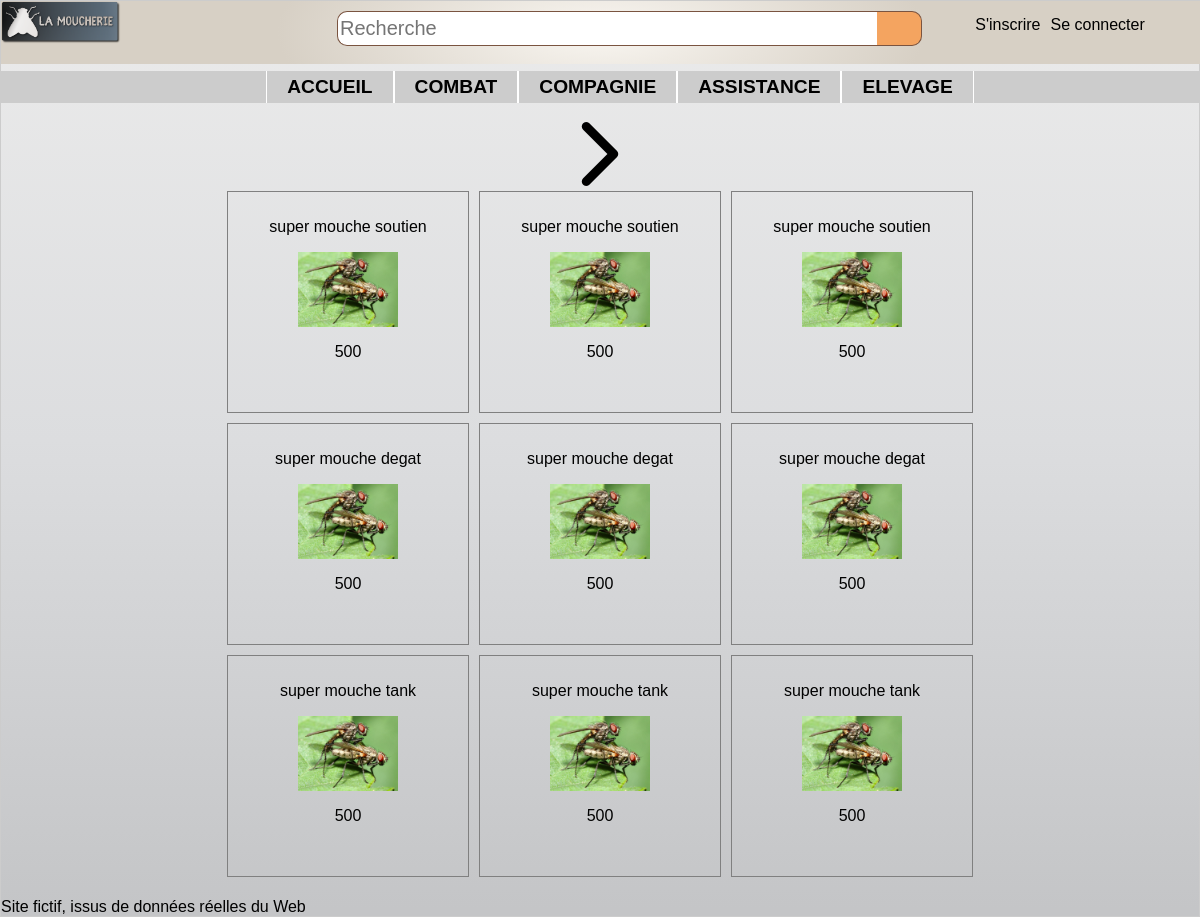
The app's page /controler/afficherArticles.ctrl.php with its own data.
### tables this page shows
CREATE TABLE categorie (
	id INTEGER PRIMARY KEY,
	nom TEXT,
	pere INTEGER,
	FOREIGN KEY(pere) REFERENCES categorie(id)
);

CREATE TABLE article (
	ref INTEGER PRIMARY KEY,
	libelle TEXT,
	categorie INTEGER,
	prix REAL,
	image TEXT,
	FOREIGN KEY(categorie) REFERENCES categorie(id)
);

### model/DAO.class.php (called while the page is built, shortened)
<?php
    $dao = new DAO();
    class DAO {
        private $db;
        function __construct() {
            try {
              $this->db = new PDO('sqlite:../data/db/lamoucherie.db');
            }
            catch (PDOException $e){
              die("erreur de connexion:".$e->getMessage());
            }
        }
        function getAllCat() : array {
            $catPere = "SELECT * FROM categorie WHERE id=pere";
            $descripteur = $this->db->query($catPere);
            $resCatPere = $descripteur->fetchAll(PDO::FETCH_CLASS, 'Categorie');
            $resultat = array();
            foreach ($resCatPere as $key => $value) {
              $sousCatPere = "SELECT * FROM categorie WHERE pere=$value->id AND id!=pere";
              $descripteur = $this->db->query($sousCatPere);
              $resSousCatPere = $descripteur->fetchAll(PDO::FETCH_CLASS, 'Categorie');
              array_unshift($resSousCatPere, $value);
              $resultat[] = $resSousCatPere;
            }
            return $resultat;
        }
        function firstN( int $cat) : array {
            if ($cat==0){
              $req = "SELECT * FROM article LIMIT 9";
            }else{
              if ($this->estUneCatPere($cat)==1){
                $req = "SELECT * FROM article WHERE categorie IN (select id FROM categorie WHERE pere=$cat) LIMIT 9";
              }else{
                $req = "SELECT * FROM article WHERE categorie=$cat LIMIT 9";
              }
            }
            $descripteur = $this->db->query($req);
            $result = $descripteur->fetchAll(PDO::FETCH_CLASS, 'Article');
            return $result;
        }
        function next(int $ref, int $cat) : array {
            if ($cat==0)
              $req = "SELECT * FROM (select * from article order by ref) WHERE ref >$ref LIMIT 9";
            else{
              if ($this->estUneCatPere($cat)==1){
                $req = "SELECT * FROM (select * from article order by ref) WHERE ref >$ref AND categorie IN (select id FROM categorie WHERE pere=$cat) LIMIT 9";
              }else{
                $req = "SELECT * FROM (select * from article order by ref) WHERE ref >$ref AND categorie=$cat LIMIT 9";
              }
            }
            $descripteur = $this->db->query($req);
            $result = $descripteur->fetchAll(PDO::FETCH_CLASS, 'Article');
            return $result;
        }
    }
    ?>

### view/articles.view.php (the view, shortened to what this page needs)
<html>
<head>
  <link rel="stylesheet" type="text/css" href="../view/design/style.css">
</head>
<body class="bridge">
  <header>
    <img src="../view/design/logo-moucherieTrans.png" alt="logo-moucherieTrans">
    <form class="formulaire" action="index.html" method="post">
      <input class="champ" type="text" placeholder="Recherche"/>
      <input class="bouton" type="button" value=" " />
    </form>
  </header>
  <nav class="connexion">
    <ul>
      <?php
        if ($userConnected){
          echo "<li>MON COMPTE";
            echo "<ul>";
              echo "<li><a href=\"../controler/afficherArticles.ctrl.php\">Mon panier</a></li>";
              echo "<li><a href=\"../controler/afficherArticles.ctrl.php?deconnexion=1\">Déconnexion</a></li>";
            echo "</ul>";
          echo "</li>";
        }else{
      ?>
      <li><a href="../controler/afficherArticles.ctrl.php?inscription=1">S'inscrire</a></li>
      <li><form action="../controler/afficherArticles.ctrl.php" method="get">Se connecter
      </form></li>
  <?php
      }
      echo"</ul>";
    echo"</nav>";
    echo"<nav class=\"menu\">";
      echo"<ul>";
        echo"<li><a href=\"../controler/afficherArticles.ctrl.php\">accueil</a></li>";
        foreach ($listeCategorie as $key => $value) {
          if (sizeof($value)>1){
            $catPere = $value[0]->nom;
            $numCat = $value[0]->id;
            echo"<li><a href=\"../controler/afficherArticles.ctrl.php?cat=$numCat\">$catPere</a>";
            echo"</li>";
          }else{
            $catPere = $value[0]->nom;
            $numCat = $value[0]->id;
            echo"<li><a href=\"../controler/afficherArticles.ctrl.php?cat=$numCat\">$catPere</a></li>";
          }
        }
      echo"</ul>";
    echo"</nav>";
  ?>
  <?php
      echo '<section>';
        if ($okNext){
          $refEnd = end($articles)->ref;
          echo "<a href=\"../controler/afficherArticles.ctrl.php?next=1&cat=$cat&ref=$refEnd\"><img src=\"design/right-arrow.png\" alt=\"Suivants\"></a>";
        }
      echo '</section>';
  ?>
  <?php
      echo '<section>';
      $PATH = '../view/imgArticles/';
      foreach ($articles as $key => $article) {
        $img = $PATH.$article->image;
        echo '<article>';
          echo "<p>$article->libelle</p>";
          echo "<p><img src='$img' /></p>";
          echo "<p>$article->prix</p>";
        echo '</article>';
      }
      echo '</section>';
  ?>
  <footer>
  </p>Site fictif, issus de données réelles du Web</p>
</footer>
</body>
</html>

### controler/afficherArticles.ctrl.php (shortened to what this page needs)
<?php
  include_once("../model/DAO.class.php");
  if (!(isset($_GET['inscription']))) {
      if ( isset($_SESSION['mail']) ){
        $userConnected = true;
      }else{
        $userConnected = false;
      }
      if (isset($_GET['cat']))
        $cat = $_GET['cat'];
      else
        $cat = 0;
      if (isset($_GET['ref'])){
        $ref = $_GET['ref'];
        if (isset($_GET['pred'])){
          $articles = $dao->prec($ref, $cat);
        }elseif (isset($_GET['next'])){
          $articles = $dao->next($ref, $cat);
        }
      }else{
        $articles = $dao-> firstN($cat);
      }
      $next = $dao->next(end($articles)->ref, $cat);
      $okNext = (sizeof($next)>0) ? true : false;
      $listeCategorie = $dao->getAllCat();
      include("../view/articles.view.php");
  }
?>

### view/design/style.css (style rules this page uses)
.bridge { background-image: -webkit-linear-gradient(top, #EBEBEB 0%, #DCDDDF 48%, #C4C5C7 99%); background-image: linear-gradient(-180deg, #EBEBEB 0%, #DCDDDF 48%, #C4C5C7 99%); margin: 0px; }
body { font-family: HelveticaNeueW01-Thin,HelveticaNeueW02-Thin,HelveticaNeueW10-35Thin,sans-serif; margin: auto; border: 1px solid #CCC; box-shadow: 10px 10px 5px #888888; }
header { font-size:large; font-weight: bolder; width: 100%; border-left: none; border-right: none; margin: 0px; margin-top: 0px; padding: 0px; display: flex; position: fixed; justify-content: space-between; background-image: -webkit-radial-gradient(27% 185%, #F9F6F1 0%, #D7D0C5 100%); background-image: radial-gradient(27% 185%, #F9F6F1 0%, #D7D0C5 100%); }
.formulaire { display:flex; justify-content: flex-start; width: 50%; height: 35px; margin-top: 10px; margin-right: 22%; }
.formulaire .champ { width: 90%; height:35px; background-color: #ffff; border: solid 1px #7a5440; border-right: solid 0px; border-radius: 10px; border-top-right-radius: 0px; border-bottom-right-radius: 0px; font-family: arial, verdana, sans-serif; font-size: 20px; margin: 0px; padding: 2px; }
.formulaire .bouton { background-color: #F4A460; background-repeat: no-repeat; border-radius: 10px,10px,0px,0px; width: 45px; height: 100%; padding: 0px; margin: 0px; border-left: solid 0px; border-radius: 10px; border-top-left-radius: 0px; border-bottom-left-radius: 0px; vertical-align: top; border: solid 1px #7a5440; border-left: solid 0px; }
.connexion { width: 300px; height: auto; position: fixed; top : 0px; right: 10px; }
.connexion ul { list-style-type:none; display : flex; justify-content: center; }
.connexion ul li a { display: inline-block; margin-right: 10px; }
header img { width: 10%; height: 50%; }
.menu ul { background: #CCCCCC; font-size: 1.2em; list-style-type:none; display : flex; justify-content: center; margin-top : 70px; font-weight: bold; text-transform: uppercase; color : black; }
.menu ul li a { display: inline-block; padding:5px 20px; border-left: 1px solid white; border-right: 1px solid white; }
li a:link { text-decoration:none; color : black; }
article { width: 220px; height: 200px; border: 1px solid grey; padding:10px; margin : 5px; text-align: center; }
article img { width: 100px; }
section { display: flex; margin: auto; flex-wrap: wrap; justify-content :center; max-width: 840px; }

### records on screen
categorie: nom "COMBAT"
categorie: nom "COMPAGNIE"
categorie: nom "ASSISTANCE"
categorie: nom "ELEVAGE"
article: libelle "super mouche soutien", image (picture), prix "500"
article: libelle "super mouche soutien", image (picture), prix "500"
article: libelle "super mouche soutien", image (picture), prix "500"
article: libelle "super mouche degat", image (picture), prix "500"
article: libelle "super mouche degat", image (picture), prix "500"
article: libelle "super mouche degat", image (picture), prix "500"
article: libelle "super mouche tank", image (picture), prix "500"
article: libelle "super mouche tank", image (picture), prix "500"
article: libelle "super mouche tank", image (picture), prix "500"
